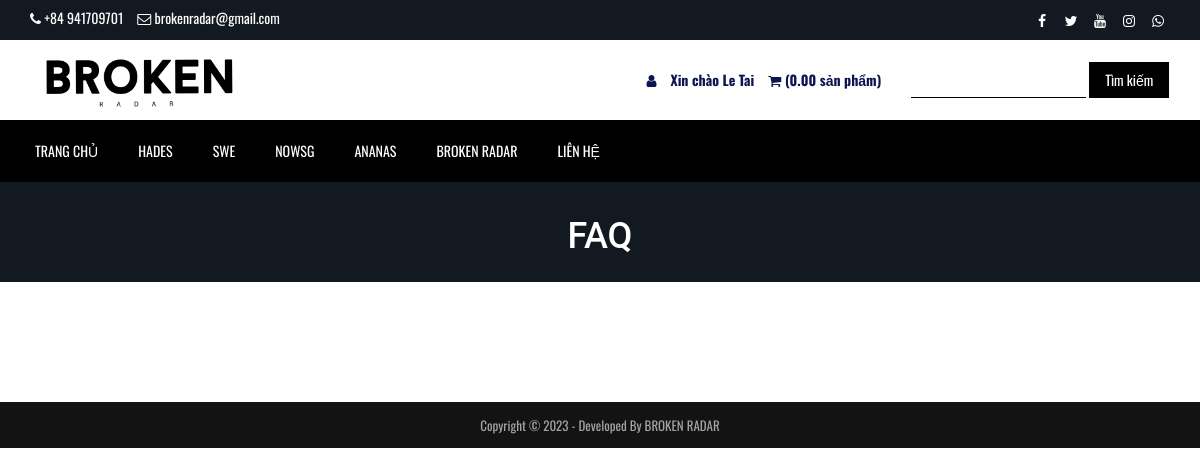
Page /faq.php (signed in) on the committed database.
### tables this page shows
CREATE TABLE `tbl_settings` (
  `id` int(11) NOT NULL,
  `logo` varchar(255) NOT NULL,
  `favicon` varchar(255) NOT NULL,
  `footer_about` text NOT NULL,
  `footer_copyright` text NOT NULL,
  `contact_address` text NOT NULL,
  `contact_email` varchar(255) NOT NULL,
  `contact_phone` varchar(255) NOT NULL,
  `contact_fax` varchar(255) NOT NULL,
  `contact_map_iframe` text NOT NULL,
  `receive_email` varchar(255) NOT NULL,
  `receive_email_subject` varchar(255) NOT NULL,
  `receive_email_thank_you_message` text NOT NULL,
  `forget_password_message` text NOT NULL,
  `total_recent_post_footer` int(10) NOT NULL,
  `total_popular_post_footer` int(10) NOT NULL,
  `total_recent_post_sidebar` int(11) NOT NULL,
  `total_popular_post_sidebar` int(11) NOT NULL,
  `total_featured_product_home` int(11) NOT NULL,
  `total_latest_product_home` int(11) NOT NULL,
  `total_popular_product_home` int(11) NOT NULL,
  `meta_title_home` text NOT NULL,
  `meta_keyword_home` text NOT NULL,
  `meta_description_home` text NOT NULL,
  `banner_login` varchar(255) NOT NULL,
  `banner_registration` varchar(255) NOT NULL,
  `banner_forget_password` varchar(255) NOT NULL,
  `banner_reset_password` varchar(255) NOT NULL,
  `banner_search` varchar(255) NOT NULL,
  `banner_cart` varchar(255) NOT NULL,
  `banner_checkout` varchar(255) NOT NULL,
  `banner_product_category` varchar(255) NOT NULL,
  `banner_blog` varchar(255) NOT NULL,
  `cta_title` varchar(255) NOT NULL,
  `cta_content` text NOT NULL,
  `cta_read_more_text` varchar(255) NOT NULL,
  `cta_read_more_url` varchar(255) NOT NULL,
  `cta_photo` varchar(255) NOT NULL,
  `featured_product_title` varchar(255) NOT NULL,
  `featured_product_subtitle` varchar(255) NOT NULL,
  `latest_product_title` varchar(255) NOT NULL,
  `latest_product_subtitle` varchar(255) NOT NULL,
  `popular_product_title` varchar(255) NOT NULL,
  `popular_product_subtitle` varchar(255) NOT NULL,
  `testimonial_title` varchar(255) NOT NULL,
  `testimonial_subtitle` varchar(255) NOT NULL,
  `testimonial_photo` varchar(255) NOT NULL,
  `blog_title` varchar(255) NOT NULL,
  `blog_subtitle` varchar(255) NOT NULL,
  `newsletter_text` text NOT NULL,
  `paypal_email` varchar(255) NOT NULL,
  `stripe_public_key` varchar(255) NOT NULL,
  `stripe_secret_key` varchar(255) NOT NULL,
  `bank_detail` text NOT NULL,
  `before_head` text NOT NULL,
  `after_body` text NOT NULL,
  `before_body` text NOT NULL,
  `home_service_on_off` int(11) NOT NULL,
  `home_welcome_on_off` int(11) NOT NULL,
  `home_featured_product_on_off` int(11) NOT NULL,
  `home_latest_product_on_off` int(11) NOT NULL,
  `home_popular_product_on_off` int(11) NOT NULL,
  `home_testimonial_on_off` int(11) NOT NULL,
  `home_blog_on_off` int(11) NOT NULL,
  `newsletter_on_off` int(11) NOT NULL,
  `ads_above_welcome_on_off` int(1) NOT NULL,
  `ads_above_featured_product_on_off` int(1) NOT NULL,
  `ads_above_latest_product_on_off` int(1) NOT NULL,
  `ads_above_popular_product_on_off` int(1) NOT NULL,
  `ads_above_testimonial_on_off` int(1) NOT NULL,
  `ads_category_sidebar_on_off` int(1) NOT NULL
);

CREATE TABLE `tbl_social` (
  `social_id` int(11) NOT NULL,
  `social_name` varchar(30) NOT NULL,
  `social_url` varchar(255) NOT NULL,
  `social_icon` varchar(30) NOT NULL
);

CREATE TABLE `tbl_top_category` (
  `tcat_id` int(11) NOT NULL,
  `tcat_name` varchar(255) NOT NULL,
  `show_on_menu` int(1) NOT NULL
);

CREATE TABLE `tbl_page` (
  `id` int(11) NOT NULL,
  `about_title` varchar(255) NOT NULL,
  `about_content` text NOT NULL,
  `about_banner` varchar(255) NOT NULL,
  `about_meta_title` varchar(255) NOT NULL,
  `about_meta_keyword` text NOT NULL,
  `about_meta_description` text NOT NULL,
  `faq_title` varchar(255) NOT NULL,
  `faq_banner` varchar(255) NOT NULL,
  `faq_meta_title` varchar(255) NOT NULL,
  `faq_meta_keyword` text NOT NULL,
  `faq_meta_description` text NOT NULL,
  `blog_title` varchar(255) NOT NULL,
  `blog_banner` varchar(255) NOT NULL,
  `blog_meta_title` varchar(255) NOT NULL,
  `blog_meta_keyword` text NOT NULL,
  `blog_meta_description` text NOT NULL,
  `contact_title` varchar(255) NOT NULL,
  `contact_banner` varchar(255) NOT NULL,
  `contact_meta_title` varchar(255) NOT NULL,
  `contact_meta_keyword` text NOT NULL,
  `contact_meta_description` text NOT NULL,
  `pgallery_title` varchar(255) NOT NULL,
  `pgallery_banner` varchar(255) NOT NULL,
  `pgallery_meta_title` varchar(255) NOT NULL,
  `pgallery_meta_keyword` text NOT NULL,
  `pgallery_meta_description` text NOT NULL,
  `vgallery_title` varchar(255) NOT NULL,
  `vgallery_banner` varchar(255) NOT NULL,
  `vgallery_meta_title` varchar(255) NOT NULL,
  `vgallery_meta_keyword` text NOT NULL,
  `vgallery_meta_description` text NOT NULL
);

### faq.php (the view, shortened to what this page needs)
<?php require_once('header.php'); ?>
<?php
$statement = $pdo->prepare("SELECT * FROM tbl_page WHERE id=1");
$statement->execute();
$result = $statement->fetchAll(PDO::FETCH_ASSOC);
foreach ($result as $row) {
    $faq_title = $row['faq_title'];
    $faq_banner = $row['faq_banner'];
}
?>
<div class="page-banner" style="background-image: url(assets/uploads/<?php echo $faq_banner; ?>);">
    <div class="inner">
        <h1><?php echo $faq_title; ?></h1>
    </div>
</div>
<div class="page">
    <div class="container">
        <div class="row">
            <div class="col-md-12">
            </div>
        </div>
    </div>
</div>
<?php require_once('footer.php'); ?>

### header.php (shortened to what this page needs)
<?php
include("admin/inc/config.php");
$statement = $pdo->prepare("SELECT * FROM tbl_settings WHERE id=1");
$statement->execute();
$result = $statement->fetchAll(PDO::FETCH_ASSOC);
foreach ($result as $row)
{
	$logo = $row['logo'];
	$contact_email = $row['contact_email'];
	$contact_phone = $row['contact_phone'];
}
?>
<!DOCTYPE html>
<html lang="en">
<head>
	<link rel="stylesheet" href="assets/css/bootstrap.min.css">
	<link rel="stylesheet" href="assets/css/font-awesome.min.css">
	<link rel="stylesheet" href="assets/css/owl.carousel.min.css">
	<link rel="stylesheet" href="assets/css/owl.theme.default.min.css">
	<link rel="stylesheet" href="assets/css/jquery.bxslider.min.css">
    <link rel="stylesheet" href="assets/css/magnific-popup.css">
    <link rel="stylesheet" href="assets/css/rating.css">
	<link rel="stylesheet" href="assets/css/spacing.css">
	<link rel="stylesheet" href="assets/css/bootstrap-touch-slider.css">
	<link rel="stylesheet" href="assets/css/animate.min.css">
	<link rel="stylesheet" href="assets/css/tree-menu.css">
	<link rel="stylesheet" href="assets/css/select2.min.css">
	<link rel="stylesheet" href="assets/css/main.css">
	<link rel="stylesheet" href="assets/css/responsive.css">
	<?php
	$statement = $pdo->prepare("SELECT * FROM tbl_page WHERE id=1");
	$statement->execute();
	$result = $statement->fetchAll(PDO::FETCH_ASSOC);
		?>
</head>
<body>
<div class="top">
	<div class="container">
		<div class="row">
			<div class="col-md-6 col-sm-6 col-xs-12">
				<div class="left">
					<ul>
						<li><i class="fa fa-phone"></i> <?php echo $contact_phone; ?></li>
						<li><i class="fa fa-envelope-o"></i> <?php echo $contact_email; ?></li>
					</ul>
				</div>
			</div>
			<div class="col-md-6 col-sm-6 col-xs-12">
				<div class="right">
					<ul>
						<?php
						$statement = $pdo->prepare("SELECT * FROM tbl_social");
						$statement->execute();
						$result = $statement->fetchAll(PDO::FETCH_ASSOC);
						foreach ($result as $row) {
							?>
							<?php if($row['social_url'] != ''): ?>
							<li><a href="<?php echo $row['social_url']; ?>"><i class="<?php echo $row['social_icon']; ?>"></i></a></li>
							<?php endif; ?>
							<?php
						}
						?>
					</ul>
				</div>
			</div>
		</div>
	</div>
</div>
<div class="header">
	<div class="container">
		<div class="row inner">
			<div class="col-md-4 logo">
				<a href="index.php"><img src="assets/uploads/<?php echo $logo; ?>" alt="logo image"></a>
			</div>
			<div class="col-md-5 right">
				<ul class="login-logout">
					<?php
					if(isset($_SESSION['customer'])) {
						?>
						<li><a href="dashboard.php"><i class="fa fa-user"></i></a></li>
						<li><?php echo "Xin chào" ?> <?php echo $_SESSION['customer']['cust_name']; ?></li>
						<?php
					} else {
						?>
						<li><a href="login.php"></i> <?php echo "Đăng nhập "; ?></a></li>
						<li><a href="registration.php"> <?php echo "Đăng ký"; ?></a></li>
						<?php
					}
					?>
					<li><a href="cart.php"><i class="fa fa-shopping-cart"></i> (<?php
					if(isset($_SESSION['cart_p_id'])) {
						$table_total_price = 0;
						$i=0;
	                    foreach($_SESSION['cart_p_qty'] as $key => $value)
	                    {
	                        $i++;
	                        $arr_cart_p_qty[$i] = $value;
	                    }                    $i=0;
	                    foreach($_SESSION['cart_p_current_price'] as $key => $value)
	                    {
	                        $i++;
	                        $arr_cart_p_current_price[$i] = $value;
	                    }
	                    for($i=1;$i<=count($arr_cart_p_qty);$i++) {
	                    	$row_total_price = $arr_cart_p_qty[$i];
	                        $table_total_price = $table_total_price + $row_total_price;
	                    }
						echo $table_total_price;
					} else {
						echo '0.00';
					}
					?><?php echo " sản phẩm" ?>)</a></li>
				</ul>
			</div>
			<div class="col-md-3 search-area">
				<form class="navbar-form navbar-left" role="search" action="search-result.php" method="get">
					<div class="form-group">
						<input type="text" class="khung-search form-control search-top" placeholder="" name="search_text">
					</div>
					<button type="submit" class="btn-search">Tìm kiếm</button>
				</form>
			</div>
		</div>
	</div>
</div>
<div class="nav">
	<div class="container">
		<div class="row">
			<div class="col-md-12 pl_0 pr_0">
				<div class="menu-container">
					<div class="menu">
						<ul>
							<li><a href="index.php">TRANG CHỦ</a></li>
							<?php
							$statement = $pdo->prepare("SELECT * FROM tbl_top_category WHERE show_on_menu=1");
							$statement->execute();
							$result = $statement->fetchAll(PDO::FETCH_ASSOC);
							foreach ($result as $row) {
								?>
								<li><a href="product-category.php?id=<?php echo $row['tcat_id']; ?>&type=top-category"><?php echo $row['tcat_name']; ?></a>
								</li>
								<?php
							}
							?>
							<?php
							$statement = $pdo->prepare("SELECT * FROM tbl_page WHERE id=1");
							$statement->execute();
							$result = $statement->fetchAll(PDO::FETCH_ASSOC);
							foreach ($result as $row) {
								$about_title = $row['about_title'];
								$contact_title = $row['contact_title'];
							}
							?>
							<li><a href="about.php"><?php echo $about_title; ?></a></li>
							<li><a href="contact.php"><?php echo $contact_title; ?></a></li>
						</ul>
					</div>
				</div>
			</div>
		</div>
	</div>
</div>

### footer.php (shortened to what this page needs)
<?php
$statement = $pdo->prepare("SELECT * FROM tbl_settings WHERE id=1");
$statement->execute();
$result = $statement->fetchAll(PDO::FETCH_ASSOC);
foreach ($result as $row)
{
	$footer_copyright = $row['footer_copyright'];
}
?>
<div class="footer-bottom">
	<div class="container">
		<div class="row">
			<div class="col-md-12 copyright">
				<?php echo $footer_copyright; ?>
			</div>
		</div>
	</div>
</div>
</body>
</html>

### assets/css/main.css (style rules this page uses)
* { margin: 0; padding: 0; }
body { font-family: 'Oswald', sans-serif; font-size: 14px; }
h1, h2, h3, h4, h5, h6 { font-family: "Roboto", sans-serif; }
a { text-decoration: none; }
.top { width: 100%; height: 40px; background: #131921; }
.top .left { float: left; }
.top .left ul { padding-top: 8px; }
.top .left ul li { list-style-type: none; float: left; margin-right: 14px; color: white; }
.top .left ul li i { color: white; }
.top .right { float: right; }
.top .right ul { padding-top: 8px; }
.top .right ul li { list-style-type: none; float: left; margin-left: 5px; }
.top .right ul li a { color: white; width: 24px; height: 24px; line-height: 24px; text-align: center; border-radius: 50%; display: block; transition: all 0.4s ease; }
.header { width: 100%; height: auto; background: #fff; }
.header .inner { height: auto; display: table; }
.header .logo { float: none; display: table-cell; vertical-align: middle; }
.header .logo img { max-width: 100%; height: 80px; }
.header .navbar-form .form-control { width: 300px; }
.header .search-area { float: none; display: table-cell; vertical-align: middle; }
.header .search-area .form-group { width: calc(100% - 84px); }
.header .search-area button { width: 80px; }
.header .search-area form { width: 100%; }
.header .right { float: none; display: table-cell; vertical-align: middle; padding-right: 0; }
.header .right ul { float: right; margin-bottom: 0; }
.header .right ul li { list-style-type: none; float: left; margin-left: 14px; color: #0d1452; }
.header .right ul li a { color: #0d1452; }
.header .navbar-form .search-top { width: 100%; }
.nav { background: black; }
.menu-container { width: 100%; margin: 0 auto; background: black; }
.menu-dropdown-icon:before { content: "\f067"; font-family: "FontAwesome"; display: none; cursor: pointer; float: right; padding: 1.5em 2em; background: #fff; color: #333; }
.menu > ul { margin: 0 auto; width: 100%; list-style: none; padding: 0; position: relative; box-sizing: border-box; }
.menu > ul:before, .menu > ul:after { content: ""; display: table; }
.menu > ul:after { clear: both; }
.menu > ul > li { float: left; padding: 0; margin: 0; }
.menu > ul > li a { text-decoration: none; padding: 1.5em 20px; display: block; color: #fff; }
.footer-bottom { width: 100%; height: auto; background: #141314; padding: 14px 0; }
.footer-bottom .copyright { font-size: 13px; color: #a3a3a3; text-align: center; }
.page-banner { width: 100%; height: auto; background-repeat: no-repeat; background-position: center center; -webkit-background-size: cover; background-size: cover; position: relative; padding-top: 15px; padding-bottom: 15px; overflow: hidden; }
.page-banner h1 { color: #fff; text-align: center; z-index: 999; position: relative; }
.page { width: 100%; height: auto; padding-top: 50px; padding-bottom: 50px; }
.btn-search { background-color: black ; color: white; padding: 8px 0px; border: none; border-radius: 0px; }
.khung-search { border: none; border-bottom: 1px solid black; border-radius: 0px; background-color: white; box-shadow: none; }
.login-logout { font-weight: 900; }

### assets/css/responsive.css (style rules this page uses)
@media only screen and (min-width: 992px) { .header .inner { width: 100%; } }
@media only screen and (min-width: 992px) { .header .search-area { padding-right: 0; } }
@media only screen and (min-width: 992px) { .header .search-area form { padding-right: 0; } }
@media only screen and (min-width: 992px) { .header .container { padding-right: 0; } }

### rows in the picture
tbl_settings: contact_phone "+84 941709701", contact_email "brokenradar@gmail.com", logo (picture), footer_copyright "Copyright © 2023 - Developed By BROKEN RADAR"
tbl_top_category: tcat_name "HADES"
tbl_top_category: tcat_name "SWE"
tbl_top_category: tcat_name "NOWSG"
tbl_top_category: tcat_name "ANANAS"
tbl_page: about_title "BROKEN RADAR", contact_title "LIÊN HỆ", faq_banner (picture), faq_title "FAQ"

### other values in the picture
$_SESSION['customer']['cust_name'] "Le Tai"
